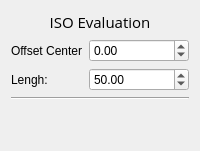
                                                <widget class="QWidget" name="Widget_Analyse_Iso" native="true">
                                                    <layout class="QVBoxLayout" name="verticalLayout_2">
                                                        <item>
                                                            <widget class="QLabel" name="label_3">
                                                                <property name="minimumSize">
                                                                    <size>
                                                                        <width>170</width>
                                                                        <height>0</height>
                                                                    </size>
                                                                </property>
                                                                <property name="font">
                                                                    <font>
                                                                        <family>Open Sans</family>
                                                                        <pointsize>11</pointsize>
                                                                    </font>
                                                                </property>
                                                                <property name="text">
                                                                    <string>ISO Evaluation</string>
                                                                </property>
                                                                <property name="alignment">
                                                                    <set>Qt::AlignCenter</set>
                                                                </property>
                                                            </widget>
                                                        </item>
                                                        <item>
                                                            <layout class="QFormLayout" name="formLayout_2">
                                                                <item row="0" column="0">
                                                                    <widget class="QLabel" name="offsetCenterLabel">
                                                                        <property name="text">
                                                                            <string>Offset Center</string>
                                                                        </property>
                                                                    </widget>
                                                                </item>
                                                                <item row="0" column="1">
                                                                    <widget class="QDoubleSpinBox"
                                                                            name="doubleSpinBox_A_ISO_Offset">
                                                                        <property name="minimum">
                                                                            <double>-50.000000000000000</double>
                                                                        </property>
                                                                        <property name="maximum">
                                                                            <double>50.000000000000000</double>
                                                                        </property>
                                                                    </widget>
                                                                </item>
                                                                <item row="1" column="0">
                                                                    <widget class="QLabel" name="lenghLabel">
                                                                        <property name="text">
                                                                            <string>Lengh:</string>
                                                                        </property>
                                                                    </widget>
                                                                </item>
                                                                <item row="1" column="1">
                                                                    <widget class="QDoubleSpinBox"
                                                                            name="DoubleSpinBox_A_ISO_lengh">
                                                                        <property name="value">
                                                                            <double>50.000000000000000</double>
                                                                        </property>
                                                                    </widget>
                                                                </item>
                                                            </layout>
                                                        </item>
                                                        <item>
                                                            <widget class="Line" name="line_15">
                                                                <property name="orientation">
                                                                    <enum>Qt::Horizontal</enum>
                                                                </property>
                                                            </widget>
                                                        </item>
                                                        <item>
                                                            <spacer name="verticalSpacer">
                                                                <property name="orientation">
                                                                    <enum>Qt::Vertical</enum>
                                                                </property>
                                                                <property name="sizeHint" stdset="0">
                                                                    <size>
                                                                        <width>20</width>
                                                                        <height>40</height>
                                                                    </size>
                                                                </property>
                                                            </spacer>
                                                        </item>
                                                    </layout>
                                                </widget>
